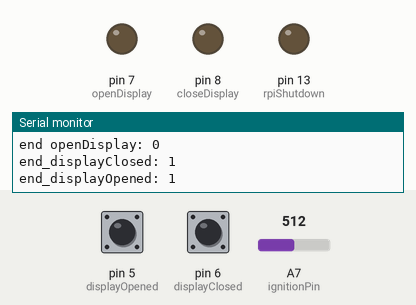
Bench run of a sketch on a simulated Arduino Nano, built with avr-gcc and run on an emulated ATmega328P. Parts: output pins drawn as LEDs (lit = HIGH), the last lines printed to the serial monitor. The test bench sets the inputs (shaded band); at power-on: A7 (ignitionPin) = 512, pin 6 (displayClosed) HIGH, pin 5 (displayOpened) HIGH. Pins used as bus, display or sensor lines are not drawn.

Above: at 1.2 s.
1.3 s: A7 (ignitionPin) set to 122
5.4 s: A7 (ignitionPin) set to 260
At 8.3 s:
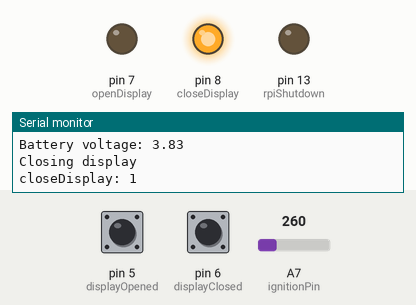
8.8 s: A7 (ignitionPin) set to 283
10.3 s: pin 6 (displayClosed) pulled LOW for 3.2 s
At 12.9 s:
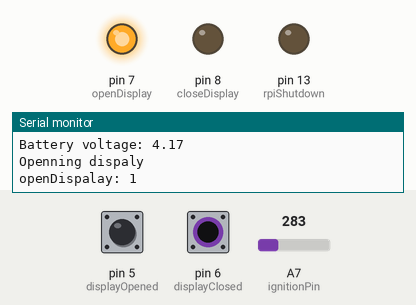
15.0 s: pin 5 (displayOpened) pulled LOW for 0.4 s
At 16.3 s:
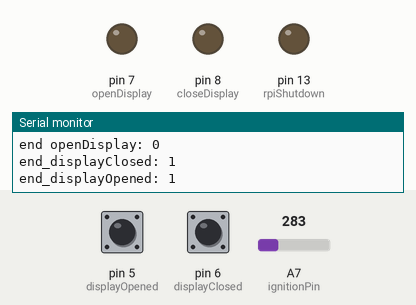
16.9 s: pin 6 (displayClosed) pulled LOW for 0.4 s
At 18.3 s:
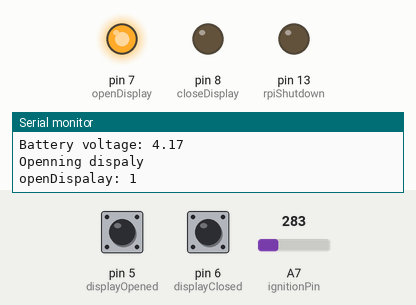
Timing chart, 0 to 19.8 s (numbered marks = the images above; inputs shaded):
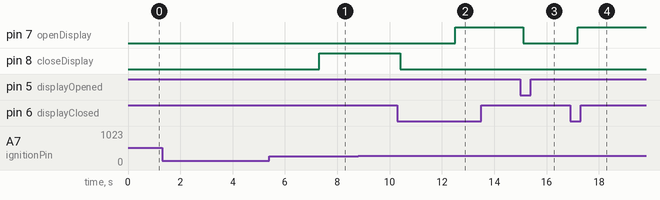

The sketch:

Volvo_C70_RTI.ino
```cpp
//pins definition
int ignitionPin = A7; // 10k/4k7 devider
int rpiPower = 3; // MOSFET
int rpiShutdown = 13; // Send shutdown signal to Rpi
int displayOpened = 5; // Yellow cable
int displayClosed = 6; // Green cable
int openDisplay = 7; // Violet cable - IN2
int closeDisplay = 8; // Grey cable - IN1

int ledPin = 13;

//variables definition
int ignitionValue = 0;

int timerOn = 0;
int timerOff = 0;

void setup() {

  pinMode(ledPin, OUTPUT);
  pinMode(rpiPower, OUTPUT);
  pinMode(rpiShutdown, OUTPUT);
  pinMode(openDisplay, OUTPUT);
  pinMode(closeDisplay, OUTPUT);
  pinMode(displayClosed, INPUT_PULLUP);
  pinMode(displayOpened, INPUT_PULLUP);


  Serial.begin(9600);
}

void loop() {
  ignitionValue = analogRead(ignitionPin);
  // Convert the analog reading (which goes from 0 - 1023) to a voltage (0 - 5V):
  float voltage = ignitionValue* (5.0 / 1023.0 * 3.0176); //
  Serial.print("Battery voltage: ");
  Serial.println(voltage);

  if ((digitalRead(displayClosed) == LOW) && (timerOn >= 1))
  {
    Serial.println("Openning dispaly");
    digitalWrite(rpiPower, HIGH);
    digitalWrite(openDisplay, HIGH);
    Serial.print("openDispalay: ");
    Serial.println(digitalRead(openDisplay));
    while (digitalRead(displayOpened) == HIGH)
    {
      delay(50);
    }
    delay(100);
    digitalWrite(openDisplay, LOW);
    Serial.print("openDisplay: ");
    Serial.println(digitalRead(openDisplay));
  }
  if (((digitalRead(displayOpened) == LOW) || ((digitalRead(displayOpened) == HIGH) && (digitalRead(displayClosed) == HIGH))) && (timerOff >= 5))
  {
    Serial.println("Closing display");
    analogWrite(closeDisplay, 130);
    //digitalWrite(closeDisplay, HIGH);
    Serial.print("closeDisplay: ");
    Serial.println(digitalRead(closeDisplay));
    while (digitalRead(displayClosed) == HIGH)
    {
      delay(50);
    }
    delay(100);
    digitalWrite(closeDisplay, LOW);
    Serial.print("closeDisplay: ");
    Serial.println(digitalRead(closeDisplay));
    digitalWrite(rpiShutdown, LOW);
  }


  Serial.print("end closeDisplay: ");
  Serial.println(digitalRead(closeDisplay));
  Serial.print("end openDisplay: ");
  Serial.println(digitalRead(openDisplay));
  Serial.print("end_displayClosed: ");
  Serial.println(digitalRead(displayClosed));
  Serial.print("end_displayOpened: ");
  Serial.println(digitalRead(displayOpened));

  if (voltage > 4)
  {
    timerOn++;
    timerOff = 0;
  }
  else
  {
    timerOff++;
    timerOn = 0;
  }

  if ((timerOff >= 20) && (timerOff < 25))
  {
    digitalWrite(rpiShutdown, HIGH);
  }
  else if (timerOff >= 60)
  {
    digitalWrite(rpiShutdown, LOW);
    digitalWrite(rpiPower, LOW);
  }
  delay(1000);
}
```

Measured:
- after the input at 8.8 s, every drawn part: stays the same
- after the input at 10.3 s, pin 7 (openDisplay): LOW → HIGH after 2.2 s; pin 8 (closeDisplay): HIGH → LOW after 0.12 s
- after the input at 15.0 s, pin 7 (openDisplay): HIGH → LOW after 0.10 s
- after the input at 16.9 s, pin 7 (openDisplay): LOW → HIGH after 0.28 s
